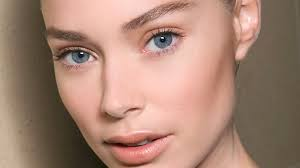
#> input picture Internship/target.jpg, 300 x 168 px
$ jupyter execute 'Iris Detection .ipynb'   (shell and % lines are left out)   (older library calls are emulated)
#> lines starting #> are read from the running program, lines starting #| are printed output that depends on the picture; after the words box and inside, x2 and y2 are one past the last pixel; in counts of white or black regions, pixels touching at a corner belong together
[cell 1]
import pip

[cell 2]
import numpy as np
import cv2

[cell 3]
image = cv2.imread('target.jpg')
#> image is the input picture: shape (168, 300, 3); mean B, G, R 116.2, 132.5, 167
eye_cascade = cv2.CascadeClassifier('/Users/bhargavdesai/Desktop/Projects/Computer Vision/Internship/haarcascade_eye.xml')

[cell 4]
eyes = eye_cascade.detectMultiScale(image[:,:,0])
#> eyes = [[132, 13, 55, 55], [49, 28, 52, 52]]
ex1,ey1,ew1,eh1 = eyes[0]
#> ex1 = 132; ey1 = 13; ew1 = 55; eh1 = 55
ex2,ey2,ew2,eh2 = eyes[-1]
#> ex2 = 49; ey2 = 28; ew2 = 52; eh2 = 52
print(eyes[0])
#| [132  13  55  55]
print(eyes[-1])
#| [49 28 52 52]

[cell 5]
imgray = cv2.cvtColor(image,cv2.COLOR_BGR2GRAY)
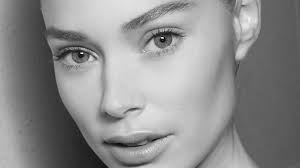
#> imgray: shape (168, 300); min 1, max 253, mean 141
blur = cv2.medianBlur(imgray,3)
_,thresh = cv2.threshold(blur,127,255,cv2.THRESH_BINARY_INV)
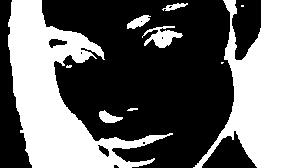
#> thresh: shape (168, 300); 43.2% white; 10 white regions (3 under 20 px)
img, contours, hierarchy = cv2.findContours(thresh,cv2.RETR_TREE,cv2.CHAIN_APPROX_NONE)
#> contours = 17 contours, 9 with area under 20; largest, box (x1, y1, x2, y2) and area: (8, 0, 173, 168) 10331, (193, 0, 300, 168) 9942, (142, 26, 183, 48) 365, (127, 15, 151, 29) 152, (99, 110, 123, 123) 148, (48, 38, 68, 49) 122, (97, 144, 110, 158) 79, (162, 3, 188, 11) 76
hierarchy = list(hierarchy)
print(len(contours))
#| 17

[cell 6]
eye1points = []
eye2points = []
bbox_eye1 = np.array([(ex1,ey1+eh1),(ex1+ew1,ey1+eh1),(ex1+ew1,ey1),(ex1,ey1)])
#> bbox_eye1 = [[132, 68], [187, 68], [187, 13], [132, 13]]
bbox_eye2 = np.array([(ex2,ey2+eh2),(ex2+ew2,ey2+eh2),(ex2+ew2,ey2),(ex2,ey2)])
#> bbox_eye2 = [[49, 80], [101, 80], [101, 28], [49, 28]]
print(bbox_eye1)
#| [[132  68]
#|  [187  68]
#|  [187  13]
#|  [132  13]]
for contour in contours:
    for point in contour:
        point = tuple(point[0])
        if cv2.pointPolygonTest(bbox_eye1, point, True)  >= 11:
            eye1points.append(point)
        elif cv2.pointPolygonTest(bbox_eye2, point, True) >= 11:
            eye2points.append(point)
        else:
            continue
#> this loop made 17 passes
#> contour on pass 8: [[140, 21], [141, 20], [142, 21], [141, 22]]
#> after the loop, eye1points = 148 pairs, first value 143 to 176, second value 24 to 47; eye2points = 104 pairs, first value 60 to 90, second value 39 to 67
eye1points = np.array(eye1points)
eye2points = np.array(eye2points)

[cell 7]
area1 = cv2.contourArea(eye1points)
#> area1 = 213.5
area2 = cv2.contourArea(eye2points)
#> area2 = 297
print(area1)
#| 213.5
print(area2)
#| 297.0

[cell 8]
cv2.drawContours(image, [eye1points], -1, (0,0,255), -1)
cv2.drawContours(image, [eye2points], -1, (0,0,255), -1)
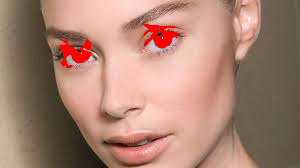
#> image: shape (168, 300, 3); mean B, G, R 114.6, 130.8, 169.7
cv2.imshow("test",image)
cv2.waitKey(0)
cv2.imwrite("colour_change.jpg",image)
cv2.destroyAllWindows()
